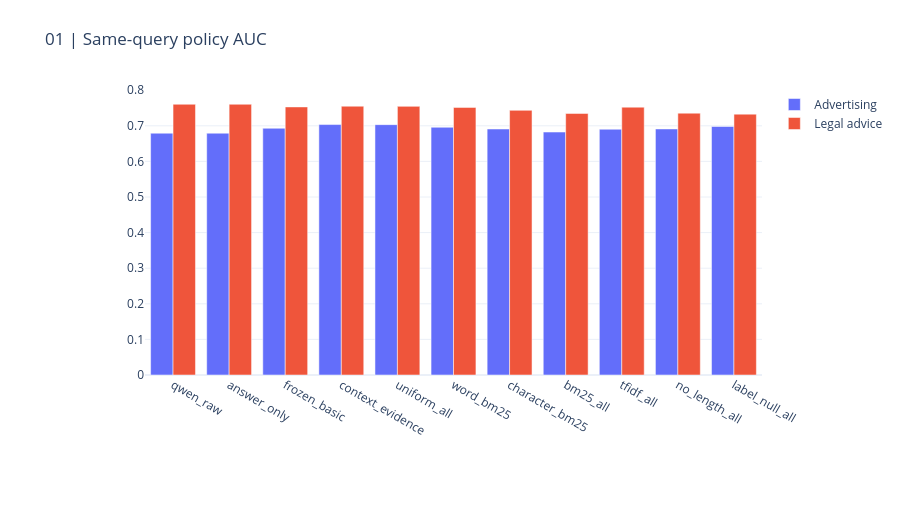
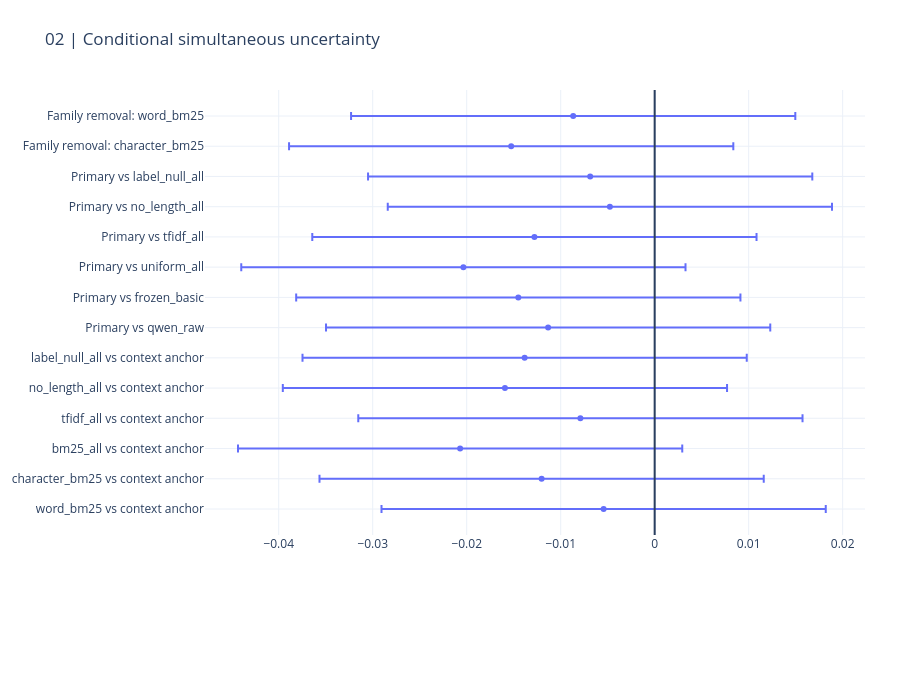

The cell these charts' notebook holds for them, in order:
### Markdown cell above
## Per-policy performance and uncertainty

A higher mean cannot conceal a policy regression. Intervals condition on fixed predictions and do not cover all earlier adaptive choices.

### Code cell
display(pd.DataFrame(result["metrics"]))
CHARTS[0].show(renderer="plotly_mimetype")
CHARTS[1].show(renderer="plotly_mimetype")

### Figure 1 — Plotly figure (JSON) as saved in the notebook; plotly's stock layout.template omitted (floating-point values rounded to 4 significant figures)
{"data": [{"name": "Advertising", "type": "bar", "x": ["qwen_raw", "answer_only", "frozen_basic", "context_evidence", "uniform_all", "word_bm25", "character_bm25", "bm25_all", "tfidf_all", "no_length_all", "label_null_all"], "y": [0.6793, 0.6793, 0.6931, 0.7035, 0.7032, 0.6959, 0.691, 0.6824, 0.6903, 0.6912, 0.6981]}, {"name": "Legal advice", "type": "bar", "x": ["qwen_raw", "answer_only", "frozen_basic", "context_evidence", "uniform_all", "word_bm25", "character_bm25", "bm25_all", "tfidf_all", "no_length_all", "label_null_all"], "y": [0.7605, 0.7605, 0.753, 0.755, 0.7546, 0.7517, 0.7434, 0.7347, 0.7524, 0.7355, 0.7327]}], "layout": {"barmode": "group", "height": 530, "margin": {"b": 155, "l": 145, "r": 35, "t": 90}, "title": {"text": "01 | Same-query policy AUC"}, "xaxis": {"automargin": true}, "yaxis": {"automargin": true}}}

### Figure 2 — Plotly figure (JSON) as saved in the notebook; plotly's stock layout.template omitted (floating-point values rounded to 4 significant figures)
{"data": [{"error_x": {"array": [0.02363, 0.02363, 0.02363, 0.02363, 0.02363, 0.02363, 0.02363, 0.02363, 0.02363, 0.02363, 0.02363, 0.02363, 0.02363, 0.02363]}, "mode": "markers", "type": "scatter", "x": [-0.005432, -0.01203, -0.0207, -0.007903, -0.01593, -0.01384, -0.01133, -0.01451, -0.02035, -0.0128, -0.004767, -0.006862, -0.01527, -0.00867], "y": ["word_bm25 vs context anchor", "character_bm25 vs context anchor", "bm25_all vs context anchor", "tfidf_all vs context anchor", "no_length_all vs context anchor", "label_null_all vs context anchor", "Primary vs qwen_raw", "Primary vs frozen_basic", "Primary vs uniform_all", "Primary vs tfidf_all", "Primary vs no_length_all", "Primary vs label_null_all", "Family removal: character_bm25", "Family removal: word_bm25"]}], "layout": {"height": 690, "margin": {"b": 155, "l": 145, "r": 35, "t": 90}, "shapes": [{"type": "line", "x0": 0, "x1": 0, "xref": "x", "y0": 0, "y1": 1, "yref": "y domain"}], "title": {"text": "02 | Conditional simultaneous uncertainty"}, "xaxis": {"automargin": true}, "yaxis": {"automargin": true}}}
